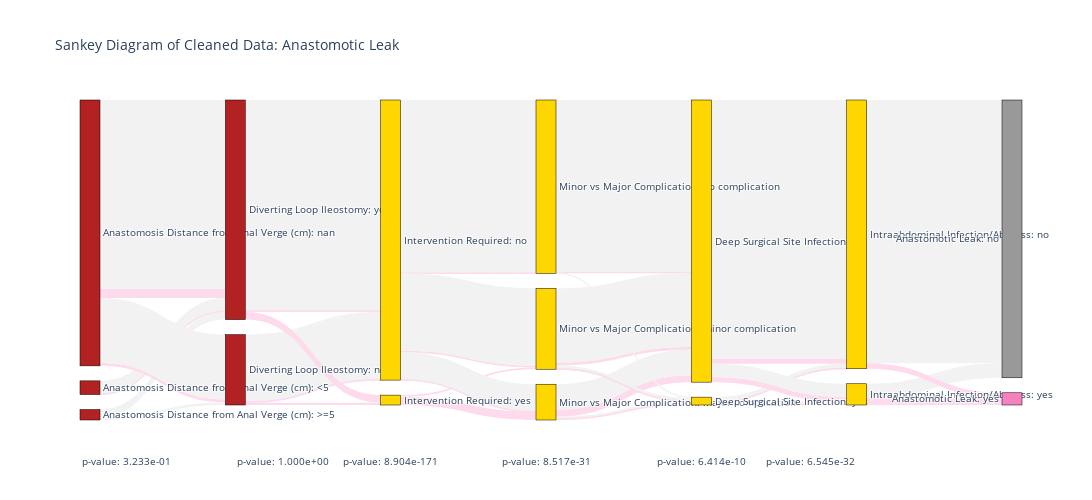

The notebook cell this image was saved under:
### Markdown cell above
With most nan's as 'no'-equivalent:

### Code cell
lar_df['Diverting Loop Ileostomy'] = lar_df['Diverting Loop Ileostomy'].fillna('no')
lar_df['Intervention Required'] = lar_df['Intervention Required'].fillna('no')
lar_df['Minor vs Major Complication'] = lar_df['Minor vs Major Complication'].fillna('no complication')
lar_df['Deep Surgical Site Infection'] = lar_df['Deep Surgical Site Infection'].fillna('no')
lar_df['Intraabdominal Infection/Abscess'] = lar_df['Intraabdominal Infection/Abscess'].fillna('no')

sankey_from_cleaned_data(lar_df, feats, 'Anastomotic Leak')

### Figure 1 — Plotly figure (JSON) as saved in the notebook; plotly's stock layout.template omitted (floating-point values rounded to 4 significant figures)
{"data": [{"arrangement": "snap", "link": {"color": ["rgb(242,242,242)", "rgb(253,218,236)", "rgb(242,242,242)", "rgb(253,218,236)", "rgb(242,242,242)", "rgb(253,218,236)", "rgb(242,242,242)", "rgb(253,218,236)", "rgb(242,242,242)", "rgb(253,218,236)", "rgb(242,242,242)", "rgb(253,218,236)", "rgb(242,242,242)", "rgb(253,218,236)", "rgb(242,242,242)", "rgb(253,218,236)", "rgb(242,242,242)", "rgb(253,218,236)", "rgb(242,242,242)", "rgb(253,218,236)", "rgb(242,242,242)", "rgb(253,218,236)", "rgb(242,242,242)", "rgb(253,218,236)", "rgb(242,242,242)", "rgb(253,218,236)", "rgb(242,242,242)", "rgb(253,218,236)", "rgb(242,242,242)", "rgb(253,218,236)", "rgb(242,242,242)", "rgb(253,218,236)", "rgb(242,242,242)", "rgb(253,218,236)", "rgb(242,242,242)", "rgb(253,218,236)", "rgb(242,242,242)", "rgb(253,218,236)", "rgb(242,242,242)", "rgb(253,218,236)", "rgb(242,242,242)", "rgb(253,218,236)", "rgb(242,242,242)", "rgb(253,218,236)", "rgb(242,242,242)", "rgb(253,218,236)", "rgb(242,242,242)", "rgb(253,218,236)", "rgb(242,242,242)", "rgb(253,218,236)", "rgb(242,242,242)", "rgb(253,218,236)", "rgb(242,242,242)", "rgb(253,218,236)", "rgb(242,242,242)", "rgb(253,218,236)", "rgb(242,242,242)", "rgb(253,218,236)", "rgb(242,242,242)", "rgb(253,218,236)"], "hovercolor": ["rgb(153,153,153)", "rgb(247,129,191)", "rgb(153,153,153)", "rgb(247,129,191)", "rgb(153,153,153)", "rgb(247,129,191)", "rgb(153,153,153)", "rgb(247,129,191)", "rgb(153,153,153)", "rgb(247,129,191)", "rgb(153,153,153)", "rgb(247,129,191)", "rgb(153,153,153)", "rgb(247,129,191)", "rgb(153,153,153)", "rgb(247,129,191)", "rgb(153,153,153)", "rgb(247,129,191)", "rgb(153,153,153)", "rgb(247,129,191)", "rgb(153,153,153)", "rgb(247,129,191)", "rgb(153,153,153)", "rgb(247,129,191)", "rgb(153,153,153)", "rgb(247,129,191)", "rgb(153,153,153)", "rgb(247,129,191)", "rgb(153,153,153)", "rgb(247,129,191)", "rgb(153,153,153)", "rgb(247,129,191)", "rgb(153,153,153)", "rgb(247,129,191)", "rgb(153,153,153)", "rgb(247,129,191)", "rgb(153,153,153)", "rgb(247,129,191)", "rgb(153,153,153)", "rgb(247,129,191)", "rgb(153,153,153)", "rgb(247,129,191)", "rgb(153,153,153)", "rgb(247,129,191)", "rgb(153,153,153)", "rgb(247,129,191)", "rgb(153,153,153)", "rgb(247,129,191)", "rgb(153,153,153)", "rgb(247,129,191)", "rgb(153,153,153)", "rgb(247,129,191)", "rgb(153,153,153)", "rgb(247,129,191)", "rgb(153,153,153)", "rgb(247,129,191)", "rgb(153,153,153)", "rgb(247,129,191)", "rgb(153,153,153)", "rgb(247,129,191)"], "label": ["Anastomotic Leak: no", "Anastomotic Leak: yes", "Anastomotic Leak: no", "Anastomotic Leak: yes", "Anastomotic Leak: no", "Anastomotic Leak: yes", "Anastomotic Leak: no", "Anastomotic Leak: yes", "Anastomotic Leak: no", "Anastomotic Leak: yes", "Anastomotic Leak: no", "Anastomotic Leak: yes", "Anastomotic Leak: no", "Anastomotic Leak: yes", "Anastomotic Leak: no", "Anastomotic Leak: yes", "Anastomotic Leak: no", "Anastomotic Leak: yes", "Anastomotic Leak: no", "Anastomotic Leak: yes", "Anastomotic Leak: no", "Anastomotic Leak: yes", "Anastomotic Leak: no", "Anastomotic Leak: yes", "Anastomotic Leak: no", "Anastomotic Leak: yes", "Anastomotic Leak: no", "Anastomotic Leak: yes", "Anastomotic Leak: no", "Anastomotic Leak: yes", "Anastomotic Leak: no", "Anastomotic Leak: yes", "Anastomotic Leak: no", "Anastomotic Leak: yes", "Anastomotic Leak: no", "Anastomotic Leak: yes", "Anastomotic Leak: no", "Anastomotic Leak: yes", "Anastomotic Leak: no", "Anastomotic Leak: yes", "Anastomotic Leak: no", "Anastomotic Leak: yes", "Anastomotic Leak: no", "Anastomotic Leak: yes", "Anastomotic Leak: no", "Anastomotic Leak: yes", "Anastomotic Leak: no", "Anastomotic Leak: yes", "Anastomotic Leak: no", "Anastomotic Leak: yes", "Anastomotic Leak: no", "Anastomotic Leak: yes", "Anastomotic Leak: no", "Anastomotic Leak: yes", "Anastomotic Leak: no", "Anastomotic Leak: yes", "Anastomotic Leak: no", "Anastomotic Leak: yes", "Anastomotic Leak: no", "Anastomotic Leak: yes"], "source": [0, 0, 1, 1, 2, 2, 0, 0, 1, 1, 2, 2, 3, 3, 4, 4, 3, 3, 4, 4, 5, 5, 6, 6, 5, 5, 6, 6, 5, 5, 6, 6, 7, 7, 8, 8, 9, 9, 7, 7, 8, 8, 9, 9, 10, 10, 11, 11, 10, 10, 11, 11, 12, 12, 13, 13, 12, 12, 13, 13], "target": [3, 3, 3, 3, 3, 3, 4, 4, 4, 4, 4, 4, 5, 5, 5, 5, 6, 6, 6, 6, 7, 7, 7, 7, 8, 8, 8, 8, 9, 9, 9, 9, 10, 10, 10, 10, 10, 10, 11, 11, 11, 11, 11, 11, 12, 12, 12, 12, 13, 13, 13, 13, 14, 14, 14, 14, 15, 15, 15, 15], "value": [0.652, 0.03109, 0.04614, 0.001003, 0.02708, 0, 0.2237, 0.01003, 0, 0, 0.009027, 0, 0.7252, 0.006018, 0.2327, 0.002006, 0, 0.02608, 0, 0.008024, 0.5968, 0.001003, 0, 0, 0.2668, 0.006018, 0, 0.006018, 0.09428, 0.001003, 0, 0.02808, 0.5948, 0.001003, 0.2558, 0.01003, 0.08826, 0.02307, 0.002006, 0, 0.01103, 0.002006, 0.006018, 0.006018, 0.8927, 0.01705, 0.01505, 0.002006, 0.04614, 0.01705, 0.004012, 0.006018, 0.9077, 0, 0.05015, 0, 0, 0.01906, 0, 0.02307]}, "node": {"color": ["FireBrick", "FireBrick", "FireBrick", "FireBrick", "FireBrick", "Gold", "Gold", "Gold", "Gold", "Gold", "Gold", "Gold", "Gold", "Gold", "rgb(153,153,153)", "rgb(247,129,191)"], "label": ["Anastomosis Distance from Anal Verge (cm): nan", "Anastomosis Distance from Anal Verge (cm): <5", "Anastomosis Distance from Anal Verge (cm): >=5", "Diverting Loop Ileostomy: yes", "Diverting Loop Ileostomy: no", "Intervention Required: no", "Intervention Required: yes", "Minor vs Major Complication: no complication", "Minor vs Major Complication: minor complication", "Minor vs Major Complication: major complication", "Deep Surgical Site Infection: no", "Deep Surgical Site Infection: yes", "Intraabdominal Infection/Abscess: no", "Intraabdominal Infection/Abscess: yes", "Anastomotic Leak: no", "Anastomotic Leak: yes"], "line": {"color": "black", "width": 0.5}, "pad": 15, "thickness": 20, "x": [0, 0, 0, 0.1667, 0.1667, 0.3333, 0.3333, 0.5, 0.5, 0.5, 0.6667, 0.6667, 0.8333, 0.8333, 1, 1], "y": [0.01805, 0.05968, 0.5416, 0.1214, 0.6214, 0.01705, 0.5171, 0.06169, 0.2628, 0.7011, 0.01354, 0.5135, 0.03661, 0.5366, 0.02106, 0.5211]}, "type": "sankey", "valueformat": ".2%"}], "layout": {"annotations": [{"showarrow": false, "text": "p-value: 3.233e-01", "x": 0, "y": 0, "yshift": -50}, {"showarrow": false, "text": "p-value: 1.000e+00", "x": 0.1667, "y": 0, "yshift": -50}, {"showarrow": false, "text": "p-value: 8.904e-171", "x": 0.3333, "y": 0, "yshift": -50}, {"showarrow": false, "text": "p-value: 8.517e-31", "x": 0.5, "y": 0, "yshift": -50}, {"showarrow": false, "text": "p-value: 6.414e-10", "x": 0.6667, "y": 0, "yshift": -50}, {"showarrow": false, "text": "p-value: 6.545e-32", "x": 0.8333, "y": 0, "yshift": -50}], "font": {"size": 10}, "height": 500, "title": {"text": "Sankey Diagram of Cleaned Data: Anastomotic Leak"}, "width": 2100}}
